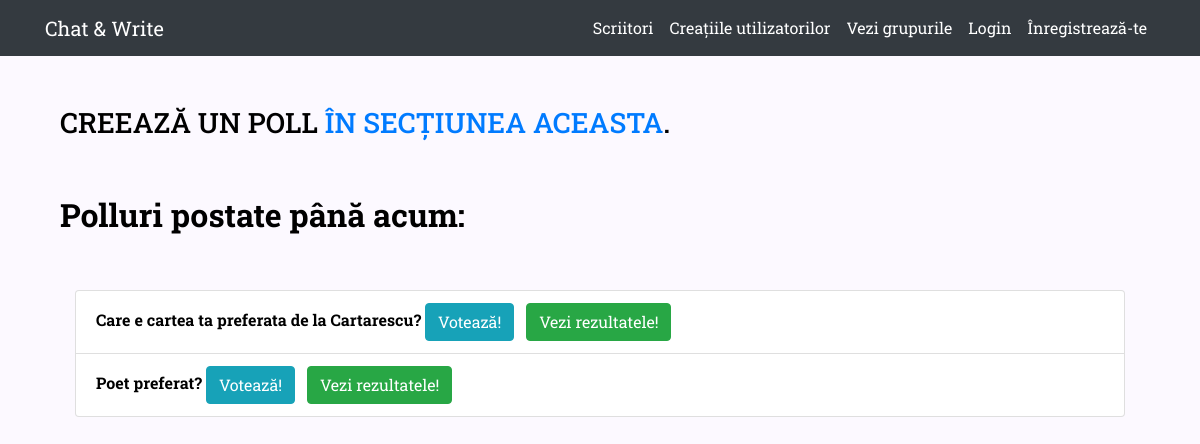
Screenshot of /polls/ with the database file from the repository.
### polls/models.py (models this page shows, shortened)
class Poll(models.Model):
    question = models.TextField(max_length=500)
    option_one = models.CharField(max_length=50,blank=False)
    option_two = models.CharField(max_length=50,blank=False)
    option_three = models.CharField(max_length=50,blank=False)
    option_four = models.CharField(max_length=50,blank=False)
    option_one_count = models.PositiveIntegerField(default=0)
    option_two_count = models.PositiveIntegerField(default=0)
    option_three_count = models.PositiveIntegerField(default=0)
    option_four_count = models.PositiveIntegerField(default=0)
    author = models.ForeignKey(User, on_delete=models.CASCADE, null=True)

### polls/views.py (the view)
# urls.py: 2. Add a URL to urlpatterns:  path('', views.home, name='home')
def home(request):
    polls = Poll.objects.all()
    context = {'polls':polls}
    return render(request, 'polls/home.html', context)

### polls/templates/polls/home.html (shortened to what this page needs)
{% extends "base.html" %}
{% load bootstrap4 %}
{% block content %}
<div class="container">
  <h3>CREEAZĂ UN POLL <a href="{% url 'polls:create' %}">ÎN SECȚIUNEA ACEASTA</a>.</h3>
</div>
<br><br>
<div class="container">
  <div class="panel panel-default">
    <div class="panel-heading">
      <h2 class="panel-title">Polluri postate până acum: </h2>
    </div>
    <br><br>
    <div class="container">
      <ul class="list-group">
        {% for poll in polls %}
          <li class="list-group-item">
            <strong>{{ poll.question }}</strong>
              <span class="pull-right">
                <a href="{% url 'polls:vote' poll.id %}" class="btn btn-info btn-xs">Votează!</a> &nbsp;
                <a href="{% url 'polls:results' poll.id %}" class="btn btn-success btn-xs">Vezi rezultatele!</a> &nbsp;
              </span>
          </li>
        {% endfor %}
      </ul>
    </div>
  </div>
</div>
{% endblock %}

### static/mainapp/css/master.css (style rules this page uses)
* { box-sizing: border-box; }
body { margin: 0px; overflow-y: scroll; background-color: #FCF9FF; color:black; font-family: 'Roboto Slab', serif; }
.panel-title { font-weight: bold; }

### rows the page displays
Poll: question "Care e cartea ta preferata de la Cartarescu?"
Poll: question "Poet preferat?"
